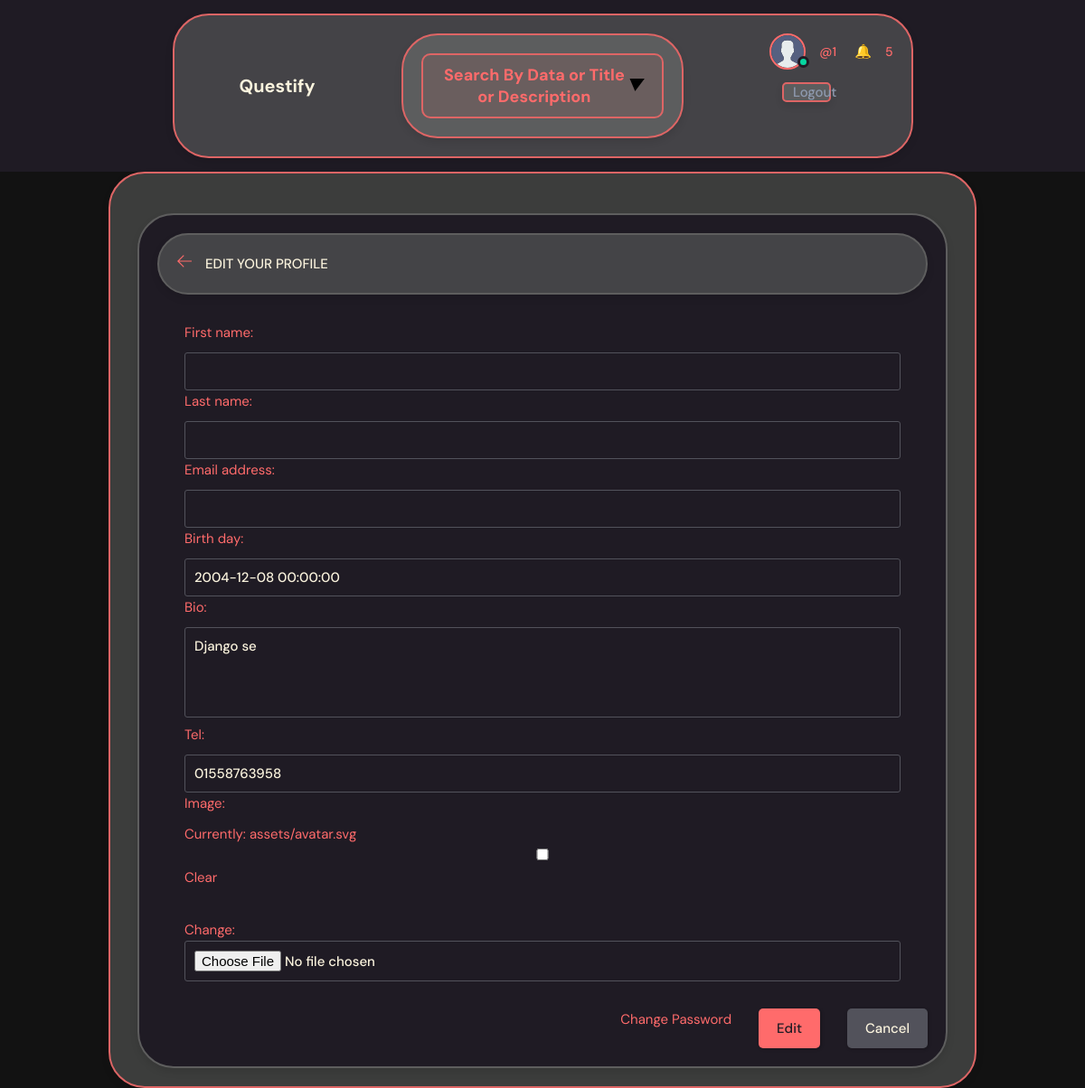
The app's page /accounts/profile/edit/ahmedhashim (signed in) with its own data.
### accounts/models.py (models this page shows, shortened)
class Profile(models.Model):
    user             = models.OneToOneField(User, on_delete=models.CASCADE)
    birth_day        = models.DateTimeField( auto_now=False, auto_now_add=False,null=True,blank=True)
    bio              = models.TextField(max_length=50,null=True,blank=True)
    tel              = models.CharField(max_length=20,null=True,blank=True)
    slug             = models.SlugField(unique=True,blank=True,null=True)
    image            = models.ImageField(upload_to=f"profile_images/", default='assets/avatar.svg', height_field=None, width_field=None, max_length=None,null=True,blank=True)
    waiting_friend   = models.ManyToManyField(User , blank=True ,related_name="waiting_friend")
    confirmed_friend = models.ManyToManyField(User , blank=True ,related_name="confirmed_friend")

### accounts/views.py (the view)
# urls.py: path('profile/edit/<slug:slug>',views.editprofile,name='profile_edit'),
@login_required
def editprofile(request,slug):
    profile = get_object_or_404(Profile,slug=slug)
    if request.method == 'POST':
        profile_form = ProfileForm(request.POST,request.FILES,instance=profile)
        user_form = UserForm(request.POST,instance=request.user)
        if user_form.is_valid() and profile_form.is_valid() :
            user_form.save()
            myprofile_form = profile_form.save(commit=False)
            myprofile_form.user = request.user
            myprofile_form.save()
            messages.success(request, 'Profile updated successfully!')
            return redirect(('accounts:profile'),slug=profile.slug)
    else:
        user_form = UserForm(instance=request.user)
        profile_form = ProfileForm(instance=profile)
    return render(request,"registration/profile_edit.html",{"profile_form":profile_form,'user_form':user_form})

### accounts/form.py
class ProfileForm(forms.ModelForm):
    class Meta:
        model = Profile
        fields = ['birth_day','bio','tel','image']

class UserForm(forms.ModelForm):
    class Meta:
        model = User
        fields = ['first_name','last_name','email']

### project/notification_context.py (called while the page is built)
def notification_view(request):
    if request.user.is_authenticated:
        notifications = Notification.objects.filter(to_user=request.user, is_read=True)
        not_read_notifications = Notification.objects.filter(to_user=request.user , is_read=False)
        count = not_read_notifications.count()
        return {'notification_count': count,"my_notifications": notifications,"not_read_notifications": not_read_notifications}
    else:
        count = 0
    return {'notification_count': count}

### project/time_context.py (called while the page is built)
def get_datetime_now(request):
    year = datetime.date.today().year
    return {'year_now': year}

### accounts/templates/registration/profile_edit.html (shortened to what this page needs)
{% extends "base.html" %}
{% block body %}
    <main class="update-account layout">
        <div class="container">
            <div class="container" style=" width: 100%;  border: 2px solid rgb(94, 94, 94);  border-radius: 40px; padding: 20px; background:var(--color-dark); color: var(--color-main); box-shadow: 0px 4px 8px rgba(0, 0, 0, 0.1);">
                <div class="container" style=" width: 100%;  border: 2px solid rgb(94, 94, 94);  border-radius: 40px; padding: 20px; background:rgba(137, 142, 137, 0.351); color: var(--color-main); box-shadow: 0px 4px 8px rgba(0, 0, 0, 0.1);">
                    <div class="layout__boxTitle">
                        <a href="{{request.META.HTTP_REFERER}}">
                            <svg version="1.1" xmlns="http://www.w3.org/2000/svg" width="32" height="32"
                                viewBox="0 0 32 32">
                                <title>arrow-left</title>
                                <path
                                    d="M13.723 2.286l-13.723 13.714 13.719 13.714 1.616-1.611-10.96-10.96h27.625v-2.286h-27.625l10.965-10.965-1.616-1.607z">
                                </path>
                            </svg>
                        </a>
                        <h3>Edit your profile</h3>
                    </div>
                </div>
                <div class="layout__body">
                    <form class="form" method="post" action="#">
                        <div class="form__group">
                            {{user_form}}
                            {{profile_form}}
                        </div>
                    </div>
                    <div class="form__action">
                        <a href="{% url 'accounts:password_change' %}" class="btn-edit-profile">Change Password</a>
                        <input type="submit" value="Edit" class='btn btn--main' >
                        <a class="btn btn--dark" href='{% url "ask:question_list" %}'>Cancel</a>
                </div>
            </div>
        </div>
      </div>
    {% endblock body %}

### templates/base.html (shortened to what this page needs)
{% load static %}
<!DOCTYPE html>
<html lang="en">
<head>
  <link rel="stylesheet" href="{% static 'styles/style.css' %}" />
</head>
<body>
  <header class="header header--loggedIn">
    <div class="container" style="width: 70%; border: 2px solid rgb(222, 101, 101); border-radius: 40px; padding: 20px; background: rgba(137, 142, 137, 0.35); color: var(--color-dark-light); box-shadow: 0px 4px 8px rgba(0, 0, 0, 0.1);">
      <a href="/" class="header__logo">
        <img src="{% static 'assets/logo.svg' %}" alt="Questify Logo" />
        <h1>Questify</h1>
      </a>
      {% if request.user.is_authenticated %}
      <div class="container1" style="width: 100%; border: 2px solid rgb(222, 101, 101); border-radius: 40px; padding: 20px; background: rgba(137, 142, 137, 0.35); color: var(--color-dark-light); box-shadow: 0px 4px 8px rgba(0, 0, 0, 0.1); transition: transform 0.3s ease; text-align: center;">
        <button id="toggleButton3" style="background: rgba(222, 101, 101, 0.1); border: 2px solid rgb(222, 101, 101); cursor: pointer; font-size: 1.2em; padding: 10px 20px; border-radius: 10px; display: inline-flex; align-items: center; transition: background-color 0.3s ease, box-shadow 0.3s ease;">
          <span style="flex-grow: 1; color: var(--color-main); font-weight: bold;">Search By Data or Title or Description</span>
          <i id="toggleIcon" style="font-size: 1em; transition: transform 0.3s ease;">&#9660;</i>
        </button>
      </div>
      {% endif %}
      <nav class="header__menu">
        {% if request.user.is_authenticated %}
        <div class="header__user">
          <a href="{% url 'accounts:profile' request.user.username %}">
            <div class="avatar avatar--medium active">
              <img src="{% static 'assets/avatar.svg' %}" alt="User Avatar" />
            </div>
            <p>{{ request.user.first_name }} <span>@{{ request.user.username }}</span></p>
          </a>
          <div class="notification-container">
            <a href="/notification/">🔔
              {% if notification_count > 0 %}
              <span style="color: ff6b6b;">{{ notification_count }}</span>
              {% else %}
              <span style="color: ff6b6b;">0</span>
              {% endif %}
            </a>
          </div>
        </div>
        <div class="container" style="width: 40%; border: 2px solid rgb(222, 101, 101); border-radius: 5px;  ; margin:10%;background: rgba(137, 142, 137, 0.35); color: var(--color-dark-light); box-shadow: 0px 4px 8px rgba(0, 0, 0, 0.1);">
        <a href="{% url 'accounts:logout' %}">
          <p>Logout</p>
        </a>
      </div>
        {% else %}
        <a href="{% url 'accounts:login' %}">
          <img src="{% static 'assets/avatar.svg' %}" alt="Default Avatar" />
          <p>Account</p>
        </a>
        {% endif %}
      </nav>
    </div>
  </header>
</body>
<div class="container" style="width: 80%; border: 2px solid rgb(222, 101, 101); border-radius: 40px; padding: 20px; background: rgba(137, 142, 137, 0.35); color: var(--color-dark-light); box-shadow: 0px 4px 8px rgba(0, 0, 0, 0.1);">
{% block body %}
{% endblock body %}
</html>

### static/styles/style.css (style rules this page uses)
:root { --color-main: #ff6b6b; --color-main-light: #ffe66d; --color-dark: #1f1b24; --color-dark-medium: #3a3a3d; --color-dark-light: #52525b; --color-light: #faf3dd; --color-gray: #8e9aaf; --color-light-gray: #c9c9c9; --color-bg: #121212; --color-success: #06d6a0; --color-error: #ef476f; }
* { font-family: "DM Sans", -apple-system, BlinkMacSystemFont, "Segoe UI", Roboto, Oxygen, Ubuntu, Cantarell, "Open Sans", "Helvetica Neue", sans-serif; margin: 0; padding: 0; box-sizing: border-box; text-rendering: optimizeLegibility; font-size: inherit; }
html { font-size: 56.25%; }
@media only screen and (min-width: 1200px) { html { font-size: 62.5%; } }
body { line-height: 1.6; font-weight: 400; font-size: 1.5rem; color: var(--color-light-gray); background-color: var(--color-bg); min-height: 100vh; }
img { width: 100%; }
a { display: inline-block; color: var(--color-main); text-decoration: none; }
.container { max-width: 1200rem; width: 100%; margin: 0 auto; padding: 0rem 1rem; }
.btn { background-color: transparent; border: none; display: inline-flex; align-items: center; gap: 1rem; cursor: pointer; transition: all ease-in-out 0.3s; padding: 1rem 2rem; border-radius: 5px; box-shadow: 1px 1px 3px 1px rgba(0, 0, 0, 0.15); font-weight: 500; }
.btn--main { background-color: var(--color-main); color: var(--color-dark); }
.btn--dark { background-color: var(--color-dark-light); color: var(--color-light); }
.avatar { position: relative; display: inline-block; border-radius: 50%; border: 2px solid var(--color-main); }
.avatar img { display: block; border-radius: 50%; object-fit: cover; object-position: center; }
.avatar::after { content: ""; display: block; position: absolute; background-color: var(--color-gray); z-index: 111; border-radius: 50%; border: 0.3rem solid var(--color-dark); }
.avatar.active::after { background-color: var(--color-success); }
.avatar.avatar--medium img { width: 3.6rem; height: 3.6rem; border-radius: 50%; }
.avatar.avatar--medium:after { width: 0.7rem; height: 0.7rem; bottom: 0px; right: -6px; }
.header { padding: 1.5rem; background-color: var(--color-dark); }
.header > .container { display: flex; gap: 9.5rem; }
.header__logo, .header__user { display: flex; gap: 2rem; align-items: center; }
.header__logo > img { height: 3.2rem; width: 3.2rem; }
.header__logo > h1 { font-weight: 700; font-size: 2rem; color: var(--color-light); }
.header__menu { margin-left: auto; position: relative; }
.header__menu a { display: flex; gap: 1.5rem; align-items: center; font-weight: 500; text-decoration: none; color: var(--color-gray); }
.header__menu img { height: 3.6rem; }
.header__menu p { line-height: 1.2; }
.header__menu span { color: var(--color-main); font-weight: 500; font-size: 1.4rem; display: block; }
.layout { margin-top: 2.4rem; }
.layout > .container { display: flex; justify-content: space-between; align-items: flex-start; }
.layout__boxTitle { display: flex; gap: 1.5rem; align-items: center; }
.layout__boxTitle h3 { text-transform: uppercase; font-weight: 500; color: var(--color-light); }
.layout__boxTitle svg { width: 1.6rem; height: 1.6rem; fill: var(--color-main); }
.layout__body { margin: 3rem; }
.form__group { margin-bottom: 2rem; width: 100%; }
.form__group label { display: block; font-size: 1.5rem; margin-bottom: 1rem; }
.form__group input, .form__group textarea, .form__group select { background: transparent; border: 1px solid var(--color-dark-light); padding: 1rem; border-radius: 3px; width: 100%; color: var(--color-light); font-weight: 500; outline: none; }
.form__group textarea { background: transparent; height: 10rem; resize: none; }
.form__action { display: flex; justify-content: flex-end; gap: 3rem; }
.notification-container { position: relative; }
* { margin: 0; padding: 0; box-sizing: border-box; }
#toggleButton3 { background: rgba(222, 101, 101, 0.1); border: 2px solid rgb(222, 101, 101); cursor: pointer; font-size: 1.2em; padding: 10px 20px; border-radius: 10px; display: flex; align-items: center; transition: background-color 0.3s ease, box-shadow 0.3s ease; }
#toggleButton3 span { flex-grow: 1; color: var(--color-main); font-weight: bold; }
#toggleIcon { font-size: 1.5em; transition: transform 0.3s ease; }

### records on screen
Profile: birth_day "2004-12-08 00:00:00", bio "Django se", tel "01558763958"

### other values on screen
{{ request.user.username }} "1"
{{ notification_count }} "5"
